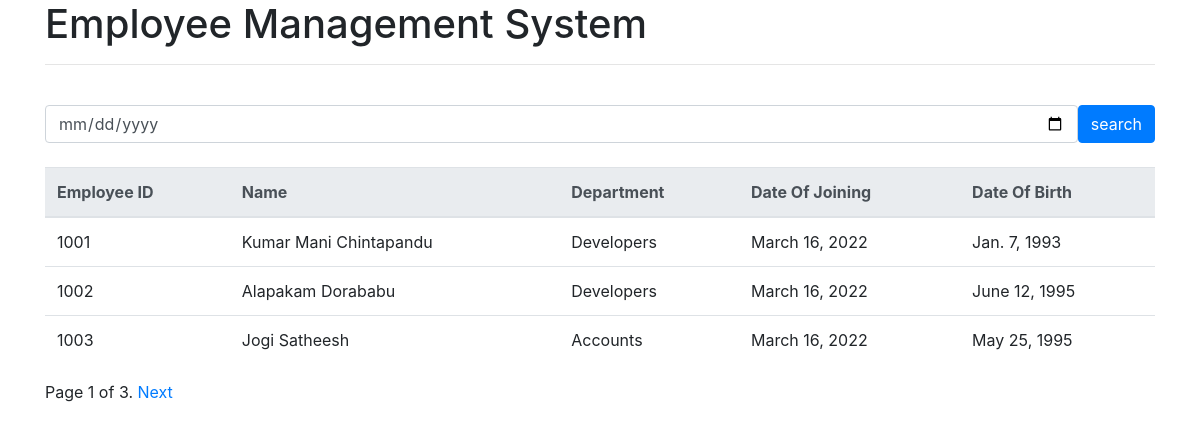
The page / on the database its author committed.
### employee/models.py (models this page shows, shortened)
class Employee(models.Model):
    emp_id = models.IntegerField()
    name = models.CharField(max_length=256)
    department = models.ForeignKey(Department, on_delete=models.CASCADE)
    date_of_joining = models.DateField()
    date_of_birth = models.DateField()

class Department(models.Model):
    dept_id = models.IntegerField()
    name = models.CharField(max_length=256)
    def __str__(self):
        return self.name

### employee/views.py (the view)
# urls.py: path("", index, name="index"),
def index(request):
    queryset = EmployeeFilter(request.GET, queryset=Employee.objects.all()).qs
    page_num = request.GET.get("page", 1)
    paginator = Paginator(queryset, 3)  # 3 employees per page
    try:
        page_obj = paginator.page(page_num)
    except PageNotAnInteger:
        page_obj = paginator.page(1)
    except EmptyPage:
        page_obj = paginator.page(paginator.num_pages)
    context = {"page_obj": page_obj}
    return render(request, "index.html", context=context)

### employee/templates/index.html
{% extends "base.html" %} {%block content%}
<h1>Employee Management System</h1>
<hr />
<br />
<form action="" method="GET">
  <div class="d-flex">
    <input type="date" name="date_of_joining" class="form-control" />
    <input type="submit" class="btn btn-primary" value="search" />
  </div>
</form>
<br />
<table class="table">
  <thead class="thead-light">
    <tr>
      <th scope="col">Employee ID</th>
      <th scope="col">Name</th>
      <th scope="col">Department</th>
      <th scope="col">Date Of Joining</th>
      <th scope="col">Date Of Birth</th>
    </tr>
  </thead>
  <tbody>
    {% for employee in page_obj %}
    <tr>
      <td>{{ employee.emp_id }}</td>
      <td>{{ employee.name }}</td>
      <td>{{ employee.department }}</td>
      <td>{{ employee.date_of_joining }}</td>
      <td>{{ employee.date_of_birth }}</td>
    </tr>
    {% endfor %}
  </tbody>
</table>
{% include "pagination.html" %} {% endblock content%}

### employee/templates/base.html (shortened to what this page needs)
<!DOCTYPE html>
<html lang="en">
  <head>
    <link
      rel="stylesheet"
      href="https://cdn.jsdelivr.net/npm/bootstrap@4.1.3/dist/css/bootstrap.min.css"
    />
  </head>
  <body>
    <div class="container">{% block content%}{% endblock content %}</div>
  </body>
</html>

### employee/templates/pagination.html (shortened to what this page needs)
<div>
  <span>
    <span>
      Page {{ page_obj.number }} of {{ page_obj.paginator.num_pages }}.
    </span>
    {% if page_obj.has_next %}
    <a href="?page={{ page_obj.next_page_number }}">Next</a>
    {% endif %}
  </span>
</div>

### rows shown on the page
Employee: emp_id "1001", name "Kumar Mani Chintapandu", department "Developers", date_of_joining "March 16, 2022", date_of_birth "Jan. 7, 1993"
Employee: emp_id "1002", name "Alapakam Dorababu", department "Developers", date_of_joining "March 16, 2022", date_of_birth "June 12, 1995"
Employee: emp_id "1003", name "Jogi Satheesh", department "Accounts", date_of_joining "March 16, 2022", date_of_birth "May 25, 1995"

### other values the page prints
{{ page_obj.number }} "1"
{{ page_obj.paginator.num_pages }} "3"
